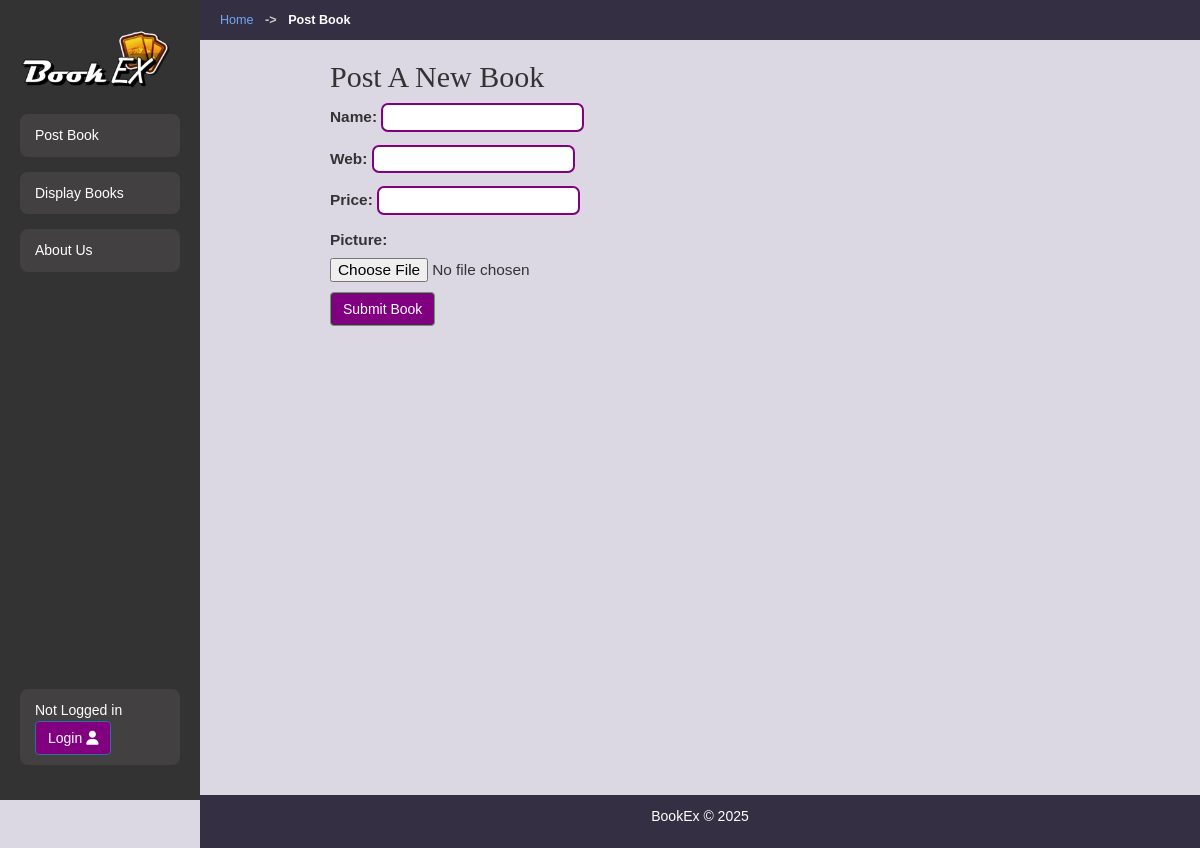
The app's page /postbook with its own data.
### bookMng/models.py (models this page shows, shortened)
class MainMenu(models.Model):
    item = models.CharField(max_length=300, unique=True)
    link = models.CharField(max_length=300, unique=True)
    icon_class = models.CharField(
        max_length=100,
        blank=True,
        null=True
    )

### bookMng/views.py (the view)
# urls.py: path('postbook', views.postbook, name='postbook'),
def postbook(request):
    submitted = False
    breadcrumb_list = [
        {'name': 'Home', 'url': reverse('index')},  # Link back to home
        {'name': 'Post Book', 'url': None}  # Current page
    ]
    if request.method == 'POST':
        form = BookForm(request.POST, request.FILES)
        if form.is_valid():
            book = form.save(commit=False)
            try:
                book.username = request.user
            except Exception:
                pass
            book.save()
            return HttpResponseRedirect('/postbook?submitted=True')
    else:
        form = BookForm()
        if 'submitted' in request.GET:
            submitted = True
    return render(request,
                  'bookMng/postbook.html',
                  {
                      'form': form,
                      'submitted': submitted,
                      'breadcrumb_list': breadcrumb_list,
                  })

### bookMng/forms.py
class BookForm(ModelForm):
    class Meta:
        model = Book
        fields = [
            'name',
            'web',
            'price',
            'picture',
        ]

### bookMng/context_processors.py (called while the page is built)
def navigation_items(request):
    main_menu_items = MainMenu.objects.all()
    return {'item_list': main_menu_items}

def time_based_greeting(request):
    greeting = "Hello"
    try:
        now = timezone.localtime(timezone.now())
        current_hour = now.hour
        if 5 <= current_hour < 12:
            greeting = "Good morning"
        elif 12 <= current_hour < 18:
            greeting = "Good afternoon"
        else:
            greeting = "Good evening"
    except Exception:
        pass
    return {'greeting': greeting}

### bookEx/templates/bookMng/postbook.html (shortened to what this page needs)
{% extends "base.html" %}
{% load static %}
{% block content %}
    {% if submitted %}
        <div class="text-center">
            <h3 class="text-success mb-3">🎉 Book Posted Successfully!</h3>
            <p class="lead">Thank you for sharing! Your book is now live for others to explore.</p>
            <div class="d-flex justify-content-center gap-3 mt-4">
                <a href="{% url 'postbook' %}" class="btn btn-outline-success">📖Post Another Book</a>
                <a href="{% url 'mybooks' %}" class="btn btn-outline-info">📚 View My Books</a>
                <a href="{% url 'displaybooks' %}" class="btn btn-outline-primary">🔍 Browse All Books</a>
            </div>
        </div>
    {% else %}
        <h2 class="mb-4" style="font-family:'Brush Script MT', cursive;" > Post A New Book</h2>
        <div class="card shadow-sm">
            <div class="card-body">
                <form action="" method="post" enctype="multipart/form-data" novalidate>
                    {{ form.as_p }}
                    <button type="submit" class="btn btn-success mt-3"> Submit Book</button>
                </form>
            </div>
        </div>
    {% endif %}
{% endblock content %}

### bookEx/templates/base.html (shortened to what this page needs)
{% load static %}
<!DOCTYPE html>
<html lang="en">
<head>
    <link rel="stylesheet" href="https://maxcdn.bootstrapcdn.com/bootstrap/3.4.1/css/bootstrap.min.css">
    <link rel="stylesheet" href="{% static 'base.css' %}" type="text/css">
</head>
<body>
    <header>
        <nav aria-label="breadcrumb" class="breadcrumb-nav">
            {% block breadcrumbs %}
                {% if breadcrumb_list %}
                    <ol class="breadcrumb-list">
                        {% for crumb in breadcrumb_list %}
                            <li class="breadcrumb-item">
                                {% if crumb.url %}
                                    <a href="{{ crumb.url }}">{{ crumb.name }}</a>
                                {% else %}
                                    {{ crumb.name }}
                                {% endif %}
                            </li>
                        {% endfor %}
                    </ol>
                {% endif %}
            {% endblock breadcrumbs %}
        </nav>
    </header>
    <div class="container">
        <nav class="sidebar">
            <div class="sidebar-logo">
                <a href="/" target="_self">
                <img src="{% static 'logo.png' %}" alt="Our Logo" width="150"/>
                </a>
            </div>
            <ul>
                {% block sidenav %}
                   {% for item in item_list %}
                        {% if item.link == "/mybooks" or item.link == "/cart" %}
                            {% if user.is_authenticated %}
                                <li>
                                    <a href="{{ item.link }}"> <i class="{{ item.icon_class }}"></i> {{ item.item }} </a>
                                </li>
                            {% endif %}
                        {% else %}
                            <li>
                                <a href="{{ item.link }}"> <i class="{{ item.icon_class }}"></i> {{ item.item }} </a>
                            </li>
                        {% endif %}
                    {% endfor %}
                {% endblock sidenav %}
            </ul>
            <div class="sidebar-user-info">
                {% if user.is_authenticated %}
                {{ greeting }}, {{ user|lower|capfirst }}!
                   <form action="{% url 'logout' %}?next=/" method="post">
                       <button type="submit" class="btn btn-primary">Logout <i class="fa-solid fa-right-from-bracket"></i></button>
                       {% csrf_token %}
                   </form>
                {% else %}
                   Not Logged in
                   <a class="btn btn-primary" href="{% url 'login' %}?next=/" role="button">Login <i class="fa-solid fa-user"></i></a>
                {% endif %}
            </div>
        </nav>
        <main class="content">
            {% block content %}{% endblock content %}
        </main>
    </div>
    <footer>
        <p>BookEx &copy; 2025</p>
    </footer>
</body>
</html>

### bookEx/static/base.css (style rules this page uses)
* { margin: 0; padding: 0; box-sizing: border-box; }
body { font-family: Arial, sans-serif; line-height: 1.6; background-color: #dbd8e3; color: #333; }
.breadcrumb-nav { padding: 10px 20px; }
.breadcrumb-list { list-style: none; padding: 0; margin: 0; font-size: 0.9em; text-align: left; }
.breadcrumb-item { display: inline; }
.breadcrumb-item + .breadcrumb-item::before { content: "->"; padding: 0 8px; color: #ccc; }
.breadcrumb-item a { color: #6ea9f0; }
.breadcrumb-item:last-child { color: #fff; font-weight: bold; }
header { background: #352f44; text-align: right; margin-left: 200px; }
.container { min-height: 80vh; }
.sidebar-logo img { max-width: 105%; }
.sidebar { width: 200px; background-color: #333; color: white; padding: 20px; position: fixed; left: 0; top: 0; height: 100vh; overflow-y: auto; display: flex; flex-direction: column; }
.sidebar ul { list-style-type: none; padding: 0; }
.sidebar ul li { margin: 10px 0; }
.sidebar ul li a { display: block; padding: 10px 15px; margin-bottom: 15px; color: white; background-color: #424040; text-decoration: none; border-radius: 8px; transition: background-color 0.7s ease; }
.sidebar-user-info { margin-top: auto; display: block; padding: 10px 15px; margin-bottom: 15px; color: white; background-color: #424040; text-decoration: none; border-radius: 8px; transition: background-color 0.7s ease; }
.content { margin-left: 300px; }
.content h2 { color: #333; }
.content p { font-size: 1.1em; line-height: 1.6; }
p { style: "font-family:'Brush Script MT', cursive;" }
footer { background: #352f44; color: white; text-align: center; padding: 10px 0; margin-top: 115px; top: 0; margin-left: 200px; }
footer p { font-size: 14px; }
input[type=text] { border: 2px solid purple; border-radius: 7px; }
input[type=url] { border: 2px solid purple; border-radius: 7px; }
input[type=number] { border: 2px solid purple; border-radius: 7px; }
button[type=submit] { background-color: purple; color: white; }
a[role=button] { background-color: purple; }

### records on screen
MainMenu: item "Post Book"
MainMenu: item "Display Books"
MainMenu: item "About Us"

### other values on screen
{{ crumb.name }} "Home"
{{ crumb.name }} "Post Book"
